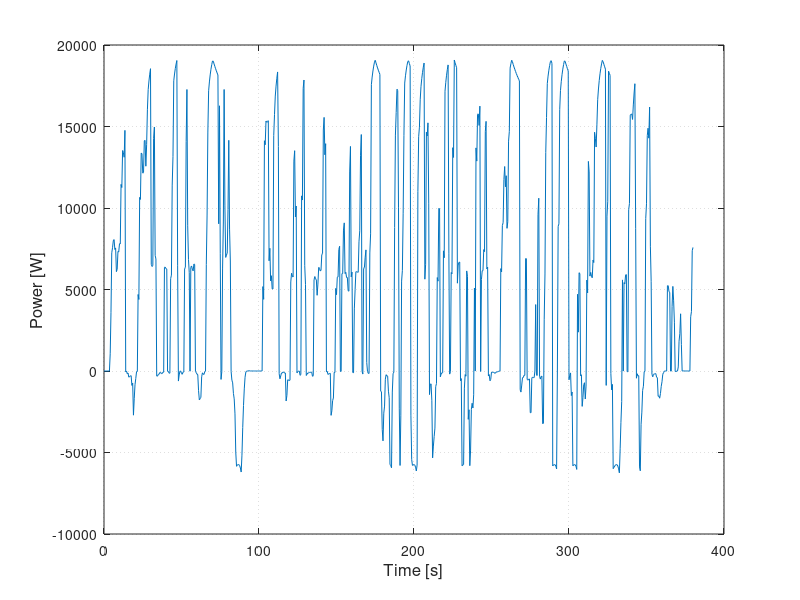

MATLAB code to generate this figure: (Note: this script raises an error after producing the figure.)
%%%%%%%%%%%%%%%%%%%%%%%%%%%%%%%%%%%%%%%%%%%%%%%%%%%%%%%%%%%
%%% PMP used for data challenge adapted for vehicle use
%%%%%%%%%%%%%%%%%%%%%%%%%%%%%%%%%%%%%%%%%%%%%%%%%%%%%%%%%%%
clear all; 
clc; 
close all;
load('Power_FCV_demande.mat')
% the original sample period is 0.005s. down sampling by 0.5/0.005 = 100 the
% control period is then 0.5s
Timestep=1/200*100; 
T_demand = P.time(1:100:end); 
P_demand = P.signals.values(1:100:end,1); % here the original data are multiplied by 3.5 in order to have an adaptive scale
% the overall look of the load power shape
figure
plot(T_demand,P_demand)
xlabel('Time [s]');
ylabel('Power [W]');
set(get(gca,'XLabel'),'FontSize',12);%
set(get(gca,'YLabel'),'FontSize',12);
set(get(gca,'ZLabel'),'FontSize',12);
set(gcf,'position',[232   246   560   320])
set(gca,'XGrid','on','YGrid','on','GridLineStyle',':');

% the length of the load power time series
L = length(P_demand);

% final value of SOC, it should not be a fix value, but be limited in a
% narrow interval
SOC_final_max = 70.1; 
SOC_final_min = 69.9;
SOC_initial = 70; % initial value of SOC

%%
% define the involved variables
U_opt = zeros(L,1); % power split ratio of SC
H_opt = zeros(L,1); % Hamiltonian function
C_opt = zeros(L,1); % Cost or hydrogen consuming
SOC_opt = zeros(L+1,1); % SOC
lambda_opt = zeros(L+1,1); % lambda 

SOC_opt(1) = SOC_initial; % the trajetory of SOC is always begun by the same value
%here we use shooting method to find the proper value of inp.lambda{1}
n_gen = 0; % first generation to optimize the inp.lambda{1}
lambda_sup = -1; % the up limit of the searching interval
lambda_inf = -5; % the down limit of the searching interval
Net_a = [0:10:400]'; % action discrete vector. action variable: fuel cell current

%%
while(1)
% begin iteration
n_gen = n_gen +1; % index of iteration
lambda_initial = (lambda_sup + lambda_inf)/2 % update lambda_0-2.125-2.0938%
SOC_opt(1) = SOC_initial; % initialize SOC
lambda_opt(1) = lambda_initial; % initialize lambda
    for k = 1:L % at each time step, do instantous optimization
        [cost_temp, state_out_temp, lambda_out_temp, H_temp, output_temp] = func_pmp_raw(Net_a, SOC_opt(k), lambda_opt(k), P_demand(k)); %[X C H I out] = fcev_pmp(inp,par)
        [H_opt(k), index_temp] = min(H_temp);
        U_opt(k) = Net_a(index_temp); % power split ratio of SC
        C_opt(k) = cost_temp(index_temp); % Cost or hydrogen consuming
        SOC_opt(k+1) = state_out_temp(index_temp); % save current optimal SOC
        lambda_opt(k+1) = lambda_out_temp(index_temp); % save current optimal lambda
    end
disp('SOC end')
SOC_opt(end) % display final SOC

if SOC_opt(end)<SOC_final_min
    lambda_sup = lambda_initial;
    lambda_initial = (lambda_sup + lambda_inf)/2;
elseif SOC_opt(end)>SOC_final_max 
    lambda_inf = lambda_initial;
    lambda_initial = (lambda_sup + lambda_inf)/2;
else
    lambda_save = lambda_initial;
    break % if the final SOC satisfies the limit, break the while loop 
end
end
% display the total consumption of hydrogen.
disp('consumption')
sum(C_opt)
figure 
plot(lambda_opt)
title('Optimal co-state trajectory')
figure 
plot(SOC_opt)
title('Optimal SOC trajectory')
figure 
plot(U_opt)
title('Optimal action sequence')
figure 
plot(C_opt)
title('Optimal cost sequence')